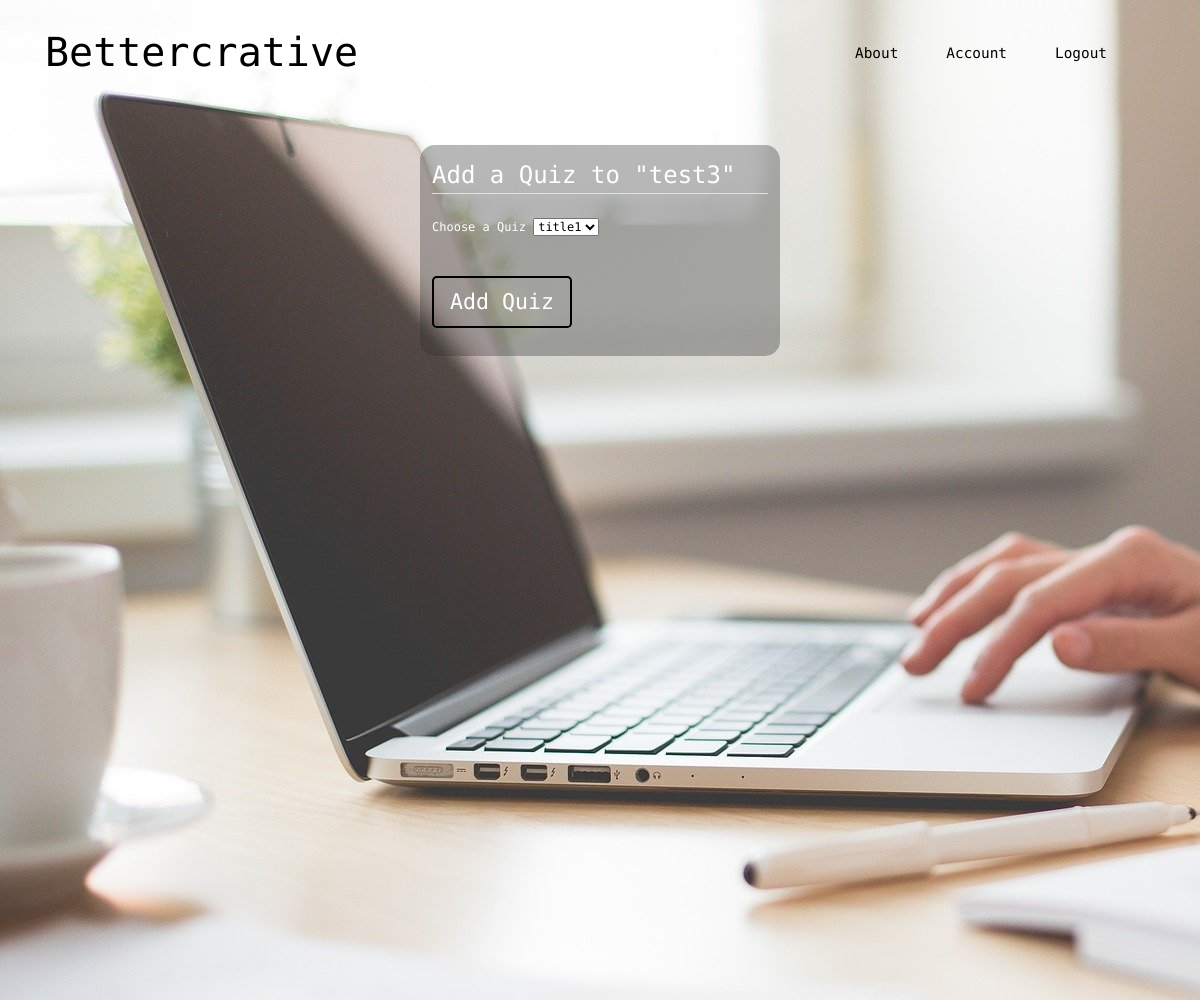
Page /classroom/4/add_quiz (signed in) on the earlier database version.
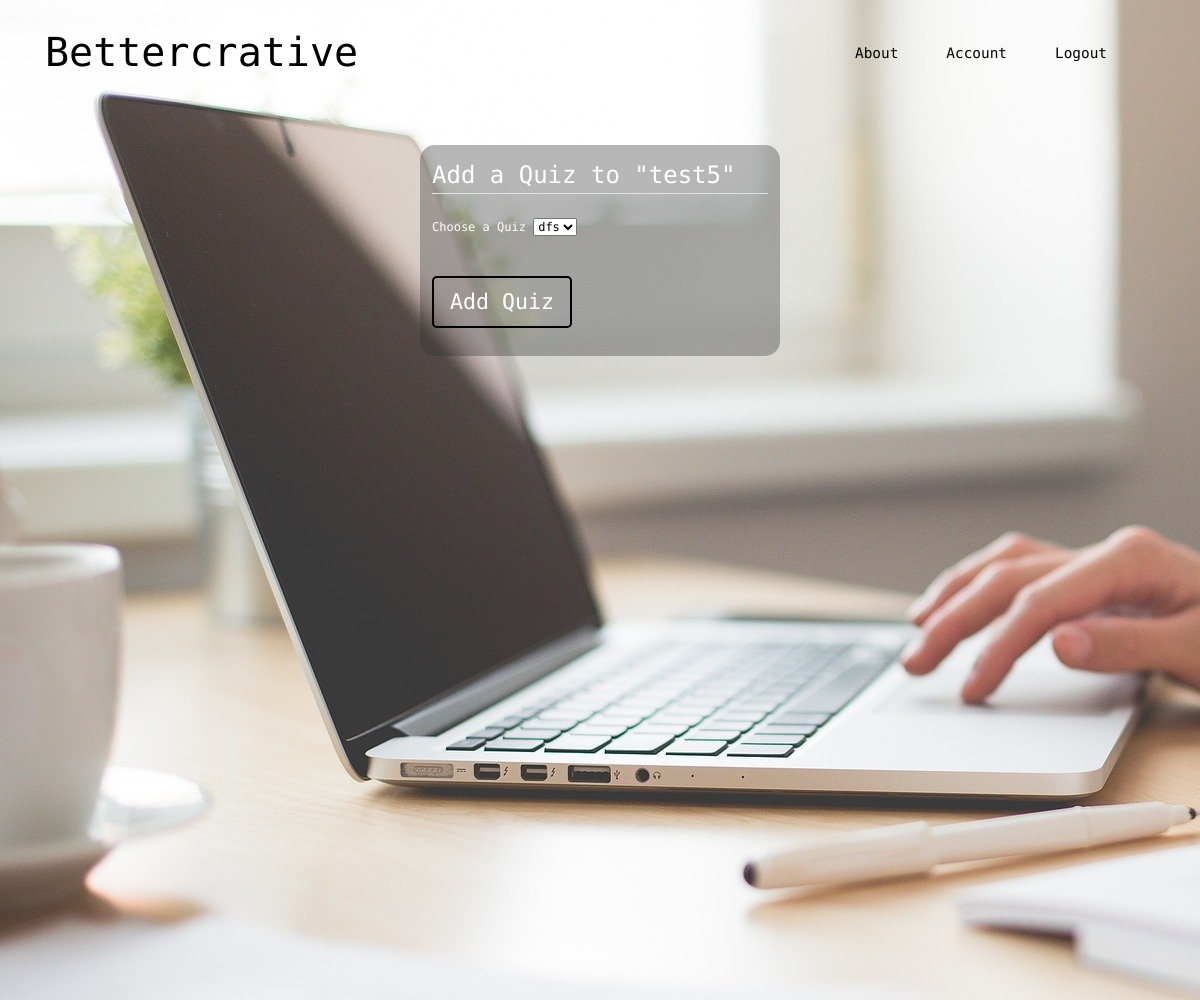
Same page on the later database version.
### bettercrative/models.py (models this page shows, shortened)
class Classroom(db.Model):
    id = db.Column(db.Integer, primary_key=True)
    name = db.Column(db.String(20), unique=True, nullable=False)
    date_created = db.Column(db.Date, nullable=False, default=datetime.utcnow)
    user_id = db.Column(db.Integer, db.ForeignKey('user.id'), nullable=False)
    added_quizzes = db.relationship('Quiz', backref='classroom_host', cascade="all, delete, delete-orphan")
    active_quiz = db.Column(db.Integer, nullable=True, default=None)

### bettercrative/classrooms/routes.py (the view, shortened to what this page needs)
@classrooms.route("/classroom/<int:classroom_id>/add_quiz", methods=['GET', 'POST'])
@login_required
def add_quiz(classroom_id):
    classroom = Classroom.query.get_or_404(classroom_id)
    quizzes = Quiz.query.filter_by(user_id=current_user.id).all()
    quiz_list = [(q.id, q.name) for q in quizzes]
    form = AddQuizForm()
    form.quiz.choices = quiz_list
    return render_template('add_quiz.html', title=classroom.name, classroom=classroom, form=form)

### bettercrative/classrooms/forms.py
class AddQuizForm(FlaskForm):
    quiz = SelectField('Choose a Quiz', coerce=int, validators=[InputRequired('Please select a quiz.')])
    submit = SubmitField('Add Quiz')

### bettercrative/models.py (called while the page is built)
@login_manager.user_loader
def load_user(id):
    return User.query.get(int(id))

### bettercrative/templates/add_quiz.html (shortened to what this page needs)
{% extends "layout.html" %}
{% block content %}
<div class="form-container">
    <div class="content-section">
        <form action="" method="POST">
            <fieldset class="form-group">
                <div class="form-group">
                    <legend class="border-bottom mb-4">Add a Quiz to "{{ classroom.name }}"</legend>
                    {{ form.quiz.label }}
                    {{ form.quiz }}
                </div>
            </fieldset>
            <div class="form-group">
                {{ form.submit(class="btn btn-lg btn-outline-info") }}
            </div>
        </form>
    </div>
</div>
{% endblock  %}

Differences in the rows shown:
changed Classroom: name "test3" → "test5"
Other differences:
form field quiz: "title1" → "dfs"
